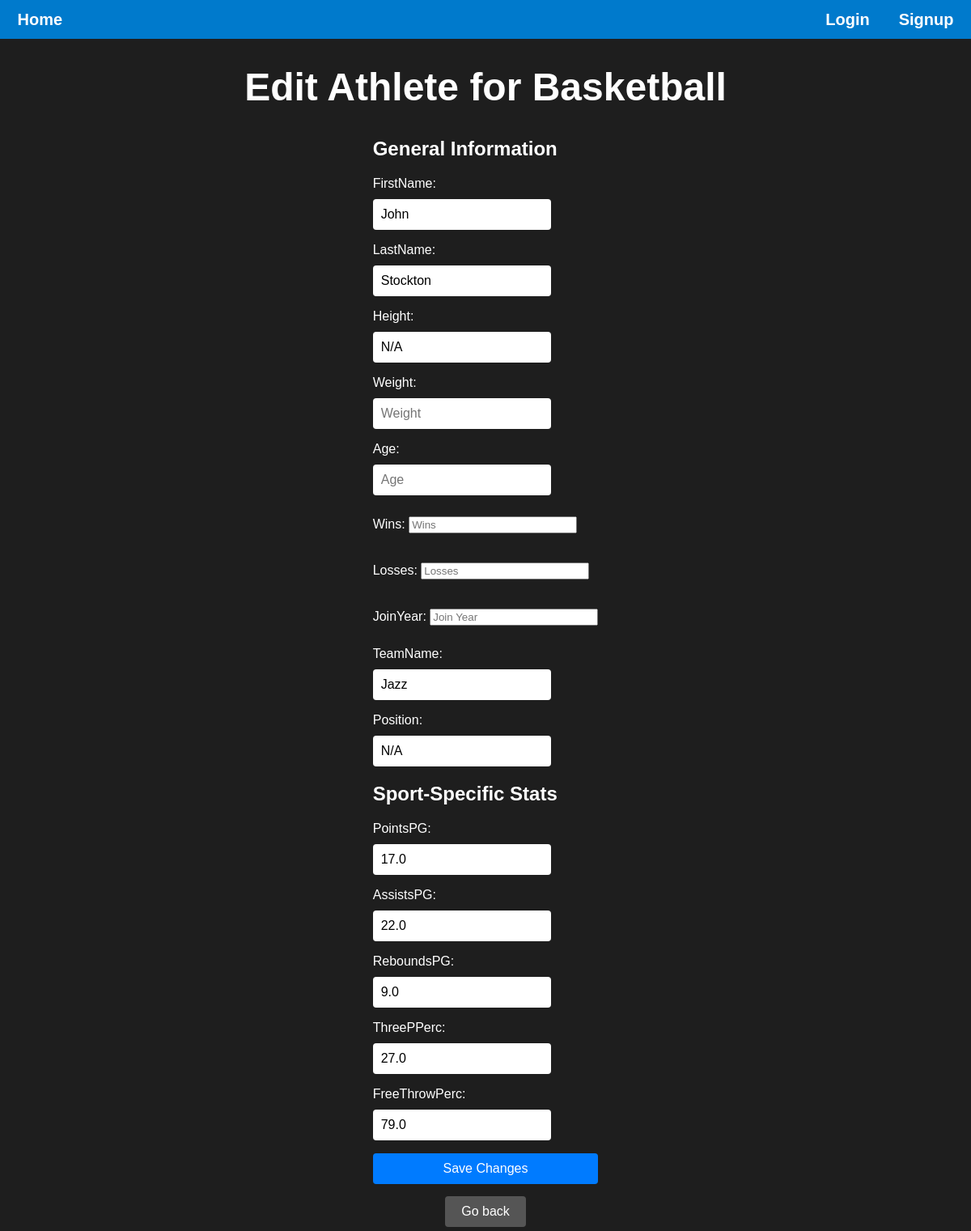
Page /basketball/athlete/16/edit on the committed database.
### main/models.py (models this page shows, shortened)
class Athlete(models.Model):
    SPORT_CHOICES = [
        ('baseball', 'baseball'),
        ('basketball', 'basketball'),
        ('soccer', 'soccer'),
        ('football', 'football'),
    ]
    id = models.AutoField(primary_key=True)
    firstName = models.CharField(max_length=20, default='N/A')
    lastName = models.CharField(max_length=20, default='N/A')
    height = models.CharField(max_length=5, default='N/A',blank=True, null=True)
    weight = models.IntegerField(blank=True, null=True)
    birthDate = models.DateField(blank=True, null=True)
    age = models.IntegerField(blank=True, null=True)
    wins = models.IntegerField(blank=True, null=True)
    losses = models.IntegerField(blank=True, null=True)
    joinYear = models.IntegerField(blank=True, null=True)
    sport = models.CharField(max_length=20, choices=SPORT_CHOICES, default='Baseball')
    teamName = models.CharField(max_length=20, default='N/A')
    position = models.CharField(max_length=20, default='N/A', blank=True, null=True)
    numViews = models.IntegerField(default=0, blank=True, null=True)

class BasketballStat(models.Model):
    athlete = models.OneToOneField(Athlete, on_delete=models.CASCADE, primary_key=True)
    pointsPG = models.FloatField(blank=True)
    assistsPG = models.FloatField(blank=True)
    reboundsPG = models.FloatField(blank=True)
    threePPerc = models.FloatField(blank=True)
    freeThrowPerc = models.FloatField(blank=True)

### main/views.py (the view)
# urls.py: path("<str:sport>/athlete/<str:athlete_id>/edit", views.edit_athlete, name="edit_athlete"),
def edit_athlete(request, sport, athlete_id):
    logged_in = request.session.get('logged_in', False)
    curr_user_name = request.session.get('curr_user_name', "")
    athlete = get_object_or_404(Athlete, id=athlete_id)
    athlete_form = EditAthleteForm(request.POST or None, instance=athlete)
    if sport == "baseball":
        sport_stat = get_object_or_404(BaseballStat, athlete=athlete)
        sport_form = BaseballForm(request.POST or None, instance=sport_stat)
    elif sport == "basketball":
        sport_stat = get_object_or_404(BasketballStat, athlete=athlete)
        sport_form = BasketballForm(request.POST or None, instance=sport_stat)
    elif sport == "soccer":
        sport_stat = get_object_or_404(SoccerStat, athlete=athlete)
        sport_form = SoccerForm(request.POST or None, instance=sport_stat)
    else:
        sport_stat = get_object_or_404(FootballStat, athlete=athlete)
        sport_form = FootballForm(request.POST or None, instance=sport_stat)
    if request.method == "POST":
        if athlete_form.is_valid() and sport_form.is_valid():
            athlete_form.save()
            sport_form.save()
    context = {
        "logged_in": logged_in,
        "curr_user_name": curr_user_name,
        "sport": sport,
        "athlete_form": athlete_form,
        "sport_form": sport_form,
    }
    return render(request, "main/edit_athlete.html", context)

### main/forms.py
class BasketballForm(forms.ModelForm):
    class Meta:
        model = BasketballStat
        fields = ['pointsPG', 'assistsPG', 'reboundsPG', 'threePPerc', 'freeThrowPerc']
        widgets = {
            'pointsPG': forms.TextInput(attrs={'placeholder': 'Points PG', 'style': 'width: 200px;'}),
            'assistsPG': forms.TextInput(attrs={'placeholder': 'Assists PG', 'style': 'width: 200px;'}),
            'reboundsPG': forms.TextInput(attrs={'placeholder': 'Rebounds PG', 'style': 'width: 200px;'}),
            'threePPerc': forms.TextInput(attrs={'placeholder': 'Three Point %', 'style': 'width: 200px;'}),
            'freeThrowPerc': forms.TextInput(attrs={'placeholder': 'Free Throw %', 'style': 'width: 200px;'}),
        }

### main/templates/main/edit_athlete.html (shortened to what this page needs)
{% load static %}
<!DOCTYPE html>
<html lang="en">
<head>
    <link rel="stylesheet" href="{% static 'styles.css' %}" />
</head>
<body>
    <div class="header">
        <p><a href="{% url 'landing_page' %}">Home</a></p>
        <div class="header-container">
            {% if not logged_in %}
            <p><a href="{% url 'login_page' %}">Login</a></p>
            <p><a href="{% url 'signup_page' %}">Signup</a></p>
            {% else %}
            <p><a href="{% url 'logout' %}">Logout</a></p>
            <p><a href="{% url 'user_page' curr_user_name %}">Profile</a></p>
            {% endif %}
        </div>
    </div>
    <h1>Edit Athlete for {{ sport|capfirst }}</h1>
    <form method="post" class="login-form">
        <h3>General Information</h3>
        {{ athlete_form.as_p }}
        <h3>Sport-Specific Stats</h3>
        {{ sport_form.as_p }}
        <input type="submit" value="Save Changes" class="btn-submit">
    </form>
    <form action="{% url 'sports_page' sport=sport %}" method="get" style="display:inline;">
        <button type="submit" class="btn-secondary">Go back</button>
    </form>
</body>
</html>

### main/static/styles.css (style rules this page uses)
body { background-color: #1e1e1e; color: #ffffff; font-family: Arial, sans-serif; display: flex; flex-direction: column; align-items: center; min-height: 100vh; margin: 0; }
.header { display: flex; flex: auto; background-color: #007acc; font-size: 20px; font-weight: 600; justify-content: space-around; align-items: center; gap: 75%; max-height: 48px; min-width: 100%; }
.header-container { display: flex; justify-content: space-between; gap: 36px; }
h1 { font-size: 3em; margin-bottom: 15px; }
a { color: inherit; text-decoration: none; }
input { width: 50px; margin: 10px auto; }
button { font-size: 1em; color: #ffffff; background-color: #007acc; border: none; padding: 10px 20px; border-radius: 5px; cursor: pointer; margin: 5px; }
h3 { font-size: 1.5em; margin: 20px 0; }
.login-form input[type="text"], .login-form input[type="password"], .login-form input[type="email"], .login-form input[type="submit"] { display: block; width: 100%; padding: 10px; margin: 10px 0; font-size: 1rem; border: none; border-radius: 4px; }
.login-form input[type="submit"] { background-color: #007bff; color: #fff; cursor: pointer; }
.btn-secondary { padding: 10px 20px; background-color: #555; color: #fff; border: none; border-radius: 4px; cursor: pointer; }

### rows in the picture
Athlete: sport "Basketball", firstName "John", lastName "Stockton", height "N/A", teamName "Jazz", position "N/A"
BasketballStat: pointsPG "17.0", assistsPG "22.0", reboundsPG "9.0", threePPerc "27.0", freeThrowPerc "79.0"
